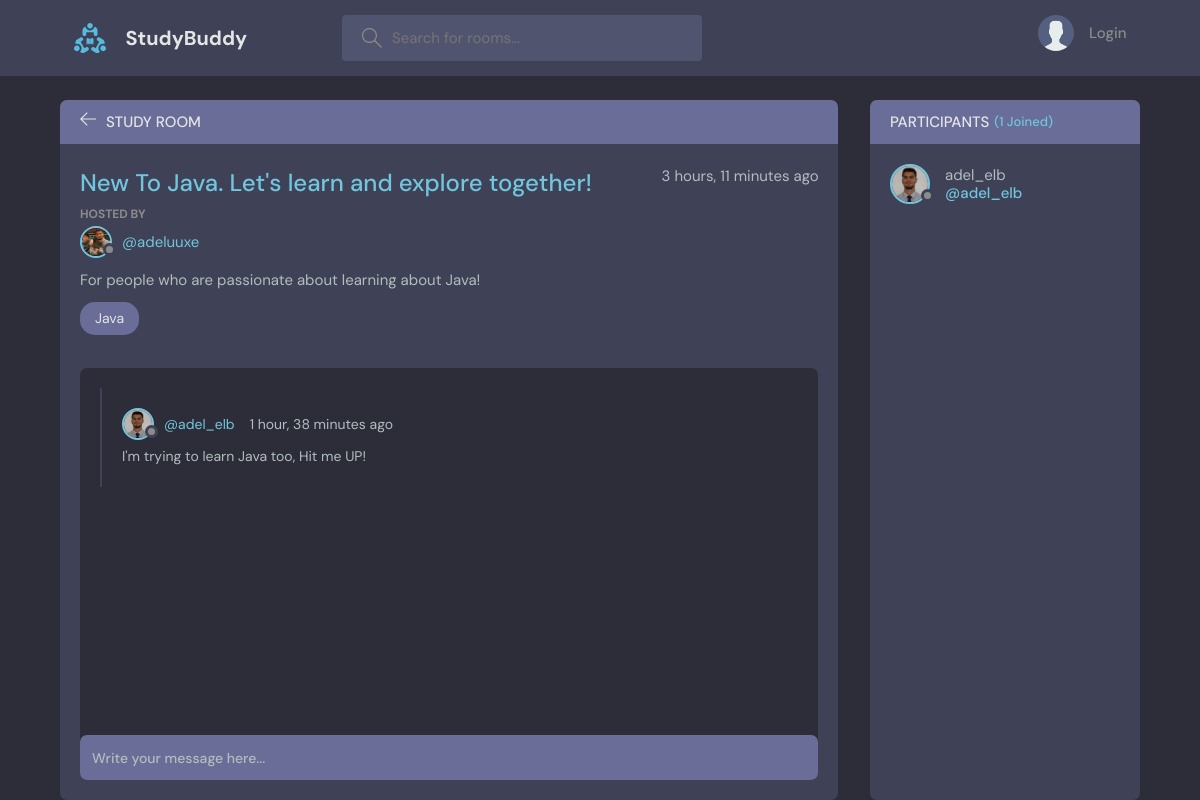
Page /room/3/ on the committed database.
### base/models.py (models this page shows, shortened)
class Room(models.Model):
    host = models.ForeignKey(User, on_delete=models.CASCADE, null=True)
    topic = models.ForeignKey(Topic, on_delete=models.SET_NULL, null=True)
    name = models.CharField(max_length=200)
    description = models.TextField(null=True, blank=True) # null for database and blank is when we save a form
    participants = models.ManyToManyField(User,
                                          related_name='participants',
                                          blank=True)
    updated = models.DateTimeField(auto_now=True) # every time we save this module the datetime is updated
    created = models.DateTimeField(auto_now_add=True) # only saves datetime when we create the model
    class Meta:
        ordering = ['-created'] # adding dash '-' means we want to order the results of the the query

class User(AbstractUser):
    name = models.CharField(max_length=200, null=True)
    email = models.EmailField(unique=True, null=True)
    bio = models.TextField(null=True)
    avatar = models.ImageField(null=True, default="avatar.svg")
    USERNAME_FIELD = 'email'
    REQUIRED_FIELDS = []

class Topic(models.Model):
    name = models.CharField(max_length=200)

class Message(models.Model):
    user = models.ForeignKey(User, on_delete=models.CASCADE)
    room = models.ForeignKey(Room, on_delete=models.CASCADE)
    body = models.TextField()
    updated = models.DateTimeField(auto_now=True)
    created = models.DateTimeField(auto_now_add=True)
    edited = models.BooleanField(default=False)
    class Meta:
        ordering = ['-created']

### base/views.py (the view, shortened to what this page needs)
# urls.py: path('room/<str:id>/', views.getRoom),
def room(request, id):
    room = Room.objects.get(id=int(id))
    room_messages = room.message_set.all().order_by('-created')
    participants = room.participants.all()
    context = {
        'room': room,
        'room_messages': room_messages,
        'participants': participants
    }
    return render(request, 'base/room.html', context)

### base/templates/base/room.html (shortened to what this page needs)
{% extends 'main.html' %}
{% block content %}
<main class="profile-page layout layout--2">
  <div class="container">
    <div class="room">
      <div class="room__top">
        <div class="room__topLeft">
          <a href="{{ request.META.HTTP_REFERER }}">
            <svg version="1.1" xmlns="http://www.w3.org/2000/svg" width="32" height="32" viewBox="0 0 32 32">
              <title>arrow-left</title>
              <path
                d="M13.723 2.286l-13.723 13.714 13.719 13.714 1.616-1.611-10.96-10.96h27.625v-2.286h-27.625l10.965-10.965-1.616-1.607z"
              ></path>
            </svg>
          </a>
          <h3>Study Room</h3>
        </div>
      </div>
      <div class="room__box scroll">
        <div class="room__header scroll">
          <div class="room__info">
            <h3>{{ room.name }}</h3>
            <span>{{ room.created | timesince }} ago</span>
          </div>
          <div class="room__hosted">
            <p>Hosted By</p>
            <a href="{% url 'profile' room.host.id %}" class="room__author">
              <div class="avatar avatar--small">
                <img src="{{ room.host.avatar.url }}" />
              </div>
              <span>@{{ room.host.username }}</span>
            </a>
          </div>
          <div class="room__details">
            {{ room.description }}
          </div>
          <span class="room__topics">{{ room.topic.name }}</span>
        </div>
        <div class="room__conversation">
          <div class="threads scroll">
            {% for message in room_messages %}
            <div class="thread">
              <div class="thread__top">
                <div class="thread__author">
                  <a href="{% url 'profile' message.user.id %}" class="thread__authorInfo">
                    <div class="avatar avatar--small">
                      <img src="{{ message.user.avatar.url }}" />
                    </div>
                    <span>@{{ message.user.username }}</span>
                  </a>
                  {% if message.edited %}
                    <span class="thread__date">{{ message.created | timesince }} ago - Edited</span>
                  {% else %}
                    <span class="thread__date">{{ message.created | timesince }} ago</span>
                  {% endif %}
                </div>
              </div>
              <div class="thread__details">
                {{ message.body }}
              </div>
            </div>
            {% endfor %}
          </div>
        </div>
      </div>
      <div class="room__message">
        <form method="POST" action="">
          <input name="body" placeholder="Write your message here..." />
        </form>
      </div>
    </div>
    <div class="participants">
      <h3 class="participants__top">Participants <span>({{ participants.count }} Joined)</span></h3>
      <div class="participants__list scroll">
        {% for user in participants %}
        <a href="{% url 'profile' user.id %}" class="participant">
          <div class="avatar avatar--medium">
            <img src="{{ user.avatar.url }}" />
          </div>
          <p>
            {{ user.username }}
            <span>@{{ user.username }}</span>
          </p>
        </a>
        {% endfor %}
      </div>
    </div>
  </div>
</main>
{% endblock %}

### rows in the picture
Room: name "New To Java. Let's learn and explore together!", created "3 hours, 11 minutes", host.avatar (picture), host.username "adeluuxe", description "For people who are passionate about learning about Java!", topic.name "Java"
Message: user.avatar (picture), user.username "adel_elb", created "1 hour, 38 minutes", body "I'm trying to learn Java too, Hit me UP!"
User: avatar (picture), username "adel_elb"

### other values in the picture
{{ participants.count }} "1"
